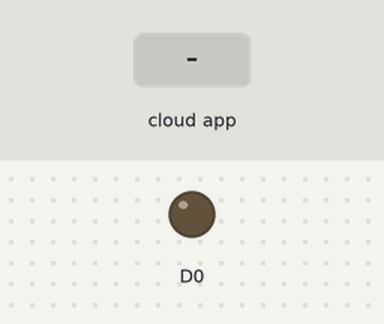
Recording of a sketch running on a simulated ESP8266 (NodeMCU). Shown: output pins drawn as LEDs (lit = HIGH). The inputs (shaded band) are chosen by the test bench. WiFi joins after 1.5 s; servers stay silent unless stated; the Firebase database answers and starts empty; what the sketch prints to the serial monitor is not drawn.

Above: at 2.8 s.
2.9 s: the phone or cloud app sets LED to 1
At 4.1 s:
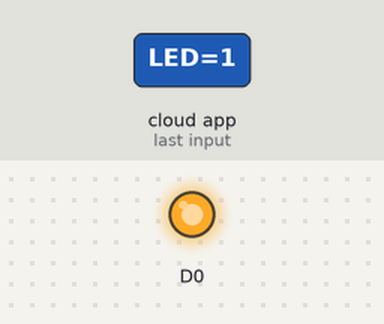
4.6 s: the phone or cloud app sets LED to 0
At 6.1 s:
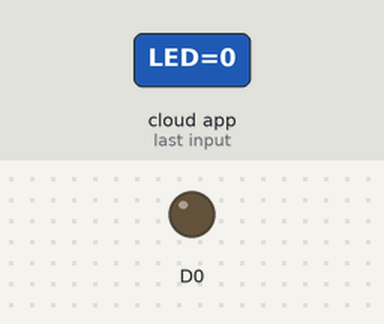
Timing chart, 0 to 7.6 s (numbered marks = the images above; inputs shaded):
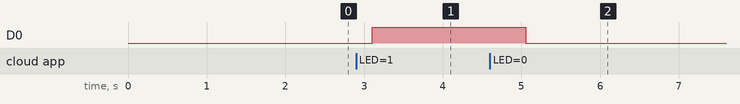

The sketch:

LEDcontrol.ino
```cpp
#include <ESP8266WiFi.h>
#include <FirebaseArduino.h>

#define WIFI_SSID       "N~Alzheimer~N"
#define WIFI_PASSWORD   "21052539."
#define FIREBASE_HOST "ledcontrol-d0d51.firebaseio.com"
#define FIREBASE_AUTH "VBhQR3lSjIW5yLXSmaqfSxlRem16u5jg2qRBsWTj"


void setup() {
  Serial.begin(115200);
  Serial.println(WiFi.localIP());
  WiFi.begin(WIFI_SSID, WIFI_PASSWORD);
  Serial.print("connecting");
  while (WiFi.status() != WL_CONNECTED) {
    Serial.print(".");
    delay(500);
  }
  Serial.println();
  Serial.print("connected: ");
  Serial.println(WiFi.localIP());

  pinMode(D0, OUTPUT);

  Firebase.begin(FIREBASE_HOST, FIREBASE_AUTH);
  Firebase.setInt("LED", 0);   ///เซตให้มันเพิ่ม LED เป็นค่า 0
}

void loop() {
  digitalWrite(D0, Firebase.getInt("LED"));   ///รับค่าจากfirebase node
  delay(500);
}
```

Measured:
- after the input at 2.9 s, D0: LOW → HIGH after 0.20 s
- after the input at 4.6 s, D0: HIGH → LOW after 0.45 s
